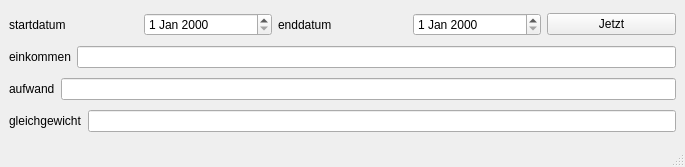
<?xml version="1.0" encoding="UTF-8"?>
<ui version="4.0">
 <class>GleichgewichtWindow</class>
 <widget class="QMainWindow" name="GleichgewichtWindow">
  <property name="geometry">
   <rect>
    <x>0</x>
    <y>0</y>
    <width>685</width>
    <height>167</height>
   </rect>
  </property>
  <property name="windowTitle">
   <string>GleichgewichtWindow</string>
  </property>
  <widget class="QWidget" name="centralwidget">
   <layout class="QVBoxLayout" name="verticalLayout">
    <item>
     <layout class="QHBoxLayout" name="horizontalLayout">
      <item>
       <widget class="QLabel" name="label">
        <property name="text">
         <string>startdatum</string>
        </property>
       </widget>
      </item>
      <item>
       <widget class="QDateEdit" name="dateEdit"/>
      </item>
      <item>
       <widget class="QLabel" name="label_2">
        <property name="text">
         <string>enddatum</string>
        </property>
       </widget>
      </item>
      <item>
       <widget class="QDateEdit" name="dateEdit_2"/>
      </item>
      <item>
       <widget class="QPushButton" name="pushButton">
        <property name="text">
         <string>Jetzt</string>
        </property>
       </widget>
      </item>
     </layout>
    </item>
    <item>
     <layout class="QHBoxLayout" name="horizontalLayout_2">
      <item>
       <widget class="QLabel" name="label_4">
        <property name="text">
         <string>einkommen</string>
        </property>
       </widget>
      </item>
      <item>
       <widget class="QLineEdit" name="lineEdit_3"/>
      </item>
     </layout>
    </item>
    <item>
     <layout class="QHBoxLayout" name="horizontalLayout_3">
      <item>
       <widget class="QLabel" name="label_5">
        <property name="text">
         <string>aufwand</string>
        </property>
       </widget>
      </item>
      <item>
       <widget class="QLineEdit" name="lineEdit_2"/>
      </item>
     </layout>
    </item>
    <item>
     <layout class="QHBoxLayout" name="horizontalLayout_4">
      <item>
       <widget class="QLabel" name="label_3">
        <property name="text">
         <string>gleichgewicht</string>
        </property>
       </widget>
      </item>
      <item>
       <widget class="QLineEdit" name="lineEdit"/>
      </item>
     </layout>
    </item>
   </layout>
  </widget>
  <widget class="QStatusBar" name="statusbar"/>
 </widget>
 <resources/>
 <connections/>
</ui>
